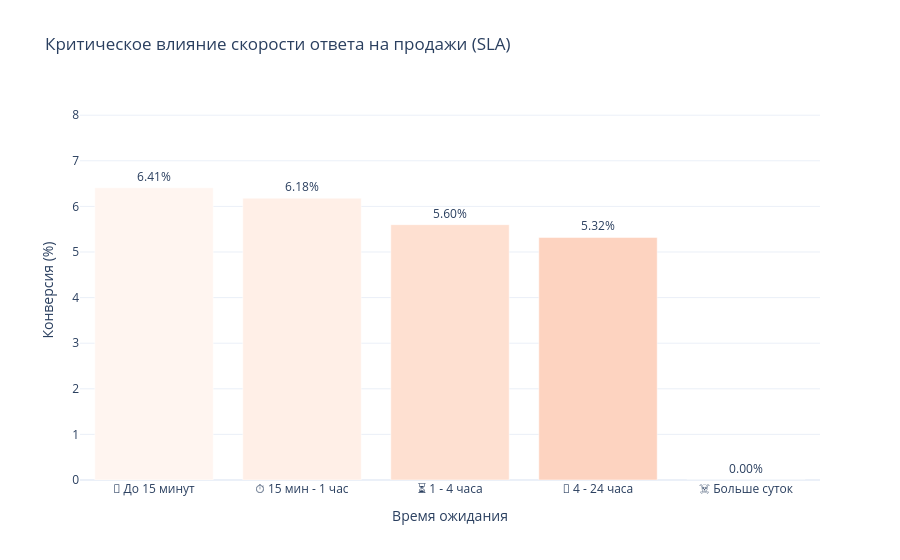

Write notebook code for a chart like this one.
### Markdown cell above
### ⏱ Анализ "темперамента" продаж: Скорость vs Конверсия

Этот график позволяет оценить окупаемость времени наших сотрудников:

1. **"Спринтеры" (Элита):** Менеджеры в верхнем левом квадранте приносят деньги быстрее и чаще других. Это те, на ком держится операционный кэшфлоу компании.
2. **"Марафонцы" (Дожим):** Те, кто находится выше линии конверсии, но правее линии цикла. Они тратят больше времени, но доводят сделки до конца. Им стоит отдавать "сложных" клиентов, которые долго принимают решение.
3. **Риск "зависания":** Менеджеры в нижней правой зоне (длинный цикл + низкая конверсия) — это "черные дыры" для лидов. Они долго общаются с клиентами, которые в итоге не покупают. Это прямая потеря денег на ФОТ.

**Бизнес-инсайт:** Сокращение среднего цикла сделки всего на 2 дня для "медленных" менеджеров эквивалентно увеличению пропускной способности отдела продаж на 10-15% без найма новых сотрудников.

### Code cell
# АНАЛИЗ SLA: СКОРОСТЬ ОТВЕТА VS КОНВЕРСИЯ 

# 1. Подготовка данных
df_sla = df_final.copy()
df_sla['sla_minutes'] = pd.to_numeric(df_sla['sla_minutes'], errors='coerce').fillna(9999)

# Категоризация
bins = [0, 15, 60, 240, 1440, np.inf] 
labels = ['🚀 До 15 минут', '⏱ 15 мин - 1 час', '⏳ 1 - 4 часа', '📅 4 - 24 часа', '☠️ Больше суток']
df_sla['sla_group'] = pd.cut(df_sla['sla_minutes'], bins=bins, labels=labels)

# 2. Расчет расширенной статистики
sla_impact = df_sla.groupby('sla_group', observed=False).agg(
    total_leads=('id_contact', 'count'), 
    won_deals=('is_buyer', 'sum'),
    total_revenue=('offer_total_amount', 'sum')
).reset_index()

# Метрики
sla_impact['conversion_%'] = np.where(sla_impact['total_leads'] > 0,
                                      (sla_impact['won_deals'] / sla_impact['total_leads'] * 100).round(2), 0)
sla_impact['avg_check'] = np.where(sla_impact['won_deals'] > 0,
                                   (sla_impact['total_revenue'] / sla_impact['won_deals']).round(0), 0)

# Доля лидов в общем объеме
sla_impact['share_of_leads_%'] = (sla_impact['total_leads'] / sla_impact['total_leads'].sum() * 100).round(1)

# 3. Визуализация
fig3 = px.bar(
    sla_impact[sla_impact['total_leads'] > 0], 
    x='sla_group', 
    y='conversion_%', 
    color='conversion_%', 
    color_continuous_scale='Reds_r', 
    text='conversion_%',
    title="Критическое влияние скорости ответа на продажи (SLA)",
    labels={"sla_group": "Время ожидания", "conversion_%": "Конверсия (%)"},
    template="plotly_white"
)
fig3.update_traces(texttemplate='%{text:.2f}%', textposition='outside')
fig3.update_layout(coloraxis_showscale=False, yaxis_range=[0, sla_impact['conversion_%'].max() * 1.3])
fig3.show()

# 4. Вывод красивой таблицы
print("\n" + "="*50)
print("📊 ДЕТАЛЬНЫЙ ОТЧЕТ ПО СКОРОСТИ ОБРАБОТКИ (SLA)")
print("="*50)

# Стилизация таблицы
display(sla_impact.style.background_gradient(subset=['conversion_%'], cmap='RdYlGn')
                    .format({
                        'total_revenue': '{:,.0f} €', 
                        'avg_check': '{:,.0f} €', 
                        'conversion_%': '{:.2f}%',
                        'share_of_leads_%': '{:.1f}%'
                    }))

### Figure 1 — Plotly figure (JSON) as saved in the notebook; plotly's stock layout.template omitted (floating-point values rounded to 4 significant figures)
{"data": [{"hovertemplate": "Время ожидания=%{x}<br>Конверсия (%)=%{marker.color}<extra></extra>", "legendgroup": "", "marker": {"color": [6.41, 6.18, 5.6, 5.32, 0.0], "coloraxis": "coloraxis", "pattern": {"shape": ""}}, "name": "", "orientation": "v", "showlegend": false, "text": [6.41, 6.18, 5.6, 5.32, 0.0], "textposition": "outside", "texttemplate": "%{text:.2f}%", "type": "bar", "x": ["🚀 До 15 минут", "⏱ 15 мин - 1 час", "⏳ 1 - 4 часа", "📅 4 - 24 часа", "☠️ Больше суток"], "xaxis": "x", "y": [6.41, 6.18, 5.6, 5.32, 0.0], "yaxis": "y"}], "layout": {"barmode": "relative", "coloraxis": {"colorbar": {"title": {"text": "Конверсия (%)"}}, "colorscale": [[0, "rgb(103,0,13)"], [0.125, "rgb(165,15,21)"], [0.25, "rgb(203,24,29)"], [0.375, "rgb(239,59,44)"], [0.5, "rgb(251,106,74)"], [0.625, "rgb(252,146,114)"], [0.75, "rgb(252,187,161)"], [0.875, "rgb(254,224,210)"], [1, "rgb(255,245,240)"]], "showscale": false}, "legend": {"tracegroupgap": 0}, "title": {"text": "Критическое влияние скорости ответа на продажи (SLA)"}, "xaxis": {"anchor": "y", "domain": [0, 1], "title": {"text": "Время ожидания"}}, "yaxis": {"anchor": "x", "domain": [0, 1], "range": [0, 8.333], "title": {"text": "Конверсия (%)"}}}}
